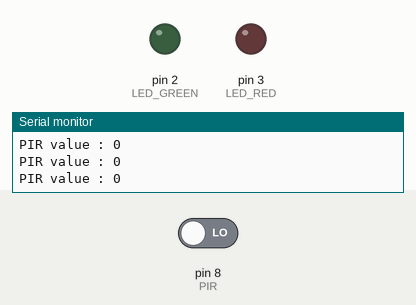
Simulated run of this sketch. Board: Arduino Uno, built with avr-gcc and run on an emulated ATmega328P. Shown: output pins drawn as LEDs (lit = HIGH), the last lines printed to the serial monitor. The inputs (shaded band) are chosen by the test bench; at power-on: pin 8 (PIR) LOW.

Above: at 2.8 s.
2.9 s: pin 8 (PIR) driven HIGH
At 3.8 s:
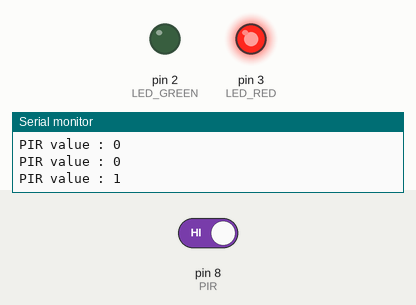
6.4 s: pin 8 (PIR) driven LOW
At 6.55 s:
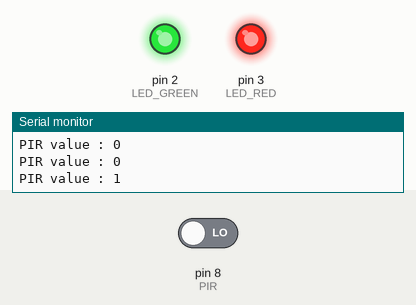
Timing chart, 0 to 9.4 s (numbered marks = the images above; inputs shaded):
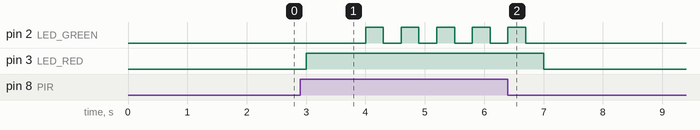

Measured:
- after the input at 2.9 s, pin 2 (LED_GREEN): alternates HIGH for 0.30 s and LOW for 0.30 s, starting after 1.1 s; pin 3 (LED_RED): LOW → HIGH after 0.10 s
- after the input at 6.4 s, pin 2 (LED_GREEN): goes on until 6.7 s, then stays LOW; pin 3 (LED_RED): goes on until 7.0 s, then stays LOW

The sketch:

20190427_pir.ino
```cpp
#define LED_GREEN 2
#define LED_RED 3
#define PIR 8

void setup() {
  // put your setup code here, to run once:
  Serial.begin(9600);

  pinMode(LED_GREEN, OUTPUT);
  pinMode(LED_RED, OUTPUT);
  pinMode(PIR, INPUT);
}

void loop() {
  // put your main code here, to run repeatedly:
  int value = digitalRead(PIR);

  Serial.print("PIR value : ");
  Serial.println(value);


  if(value == HIGH) {
    digitalWrite(LED_RED, HIGH);
    delay(1000);
    for(int i = 0; i < 5; i++) {
      digitalWrite(LED_GREEN, HIGH);
      delay(300);
      digitalWrite(LED_GREEN, LOW);
      delay(300);
    }
    digitalWrite(LED_RED, LOW);
  }
  delay(1000);
}
```
